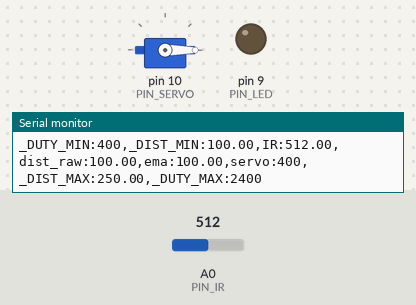
This sketch was run on a simulated Arduino Uno, built with avr-gcc and run on an emulated ATmega328P. Shown: servo, output pins drawn as LEDs (lit = HIGH), the last lines printed to the serial monitor. Inputs (shaded band) come from the test bench; at power-on: A0 (PIN_IR) = 512.

Above: at 1.2 s.
1.3 s: A0 (PIN_IR) set to 500
2.8 s: A0 (PIN_IR) set to 485
At 4.0 s:
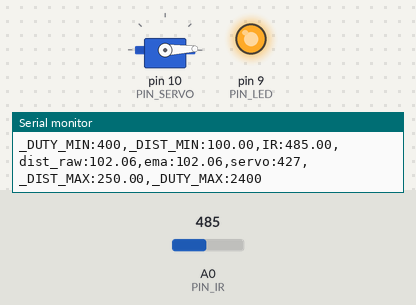
4.3 s: A0 (PIN_IR) set to 390
At 5.9 s:
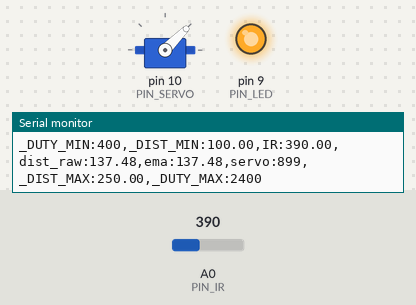
6.2 s: A0 (PIN_IR) set to 410
At 6.46 s:
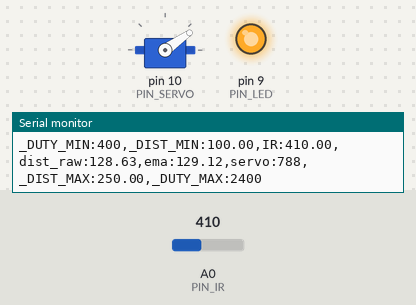
8.0 s: A0 (PIN_IR) set to 511
At 8.8 s:
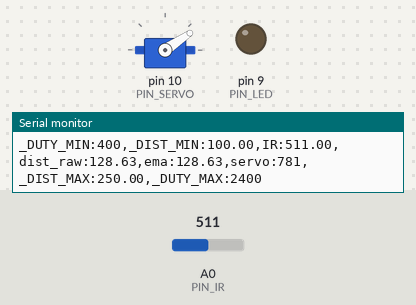
9.5 s: A0 (PIN_IR) set to 306
At 10.9 s:
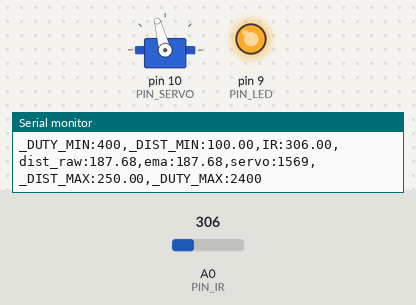
Timing chart, 0 to 12.4 s (numbered marks = the images above; inputs shaded):
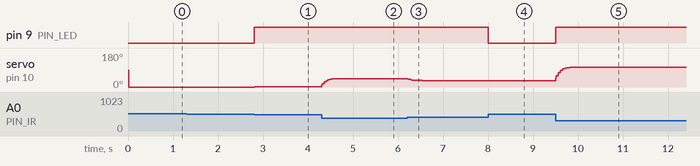

Measured:
- the behaviour switches between 493 and 492 on A0 (PIN_IR) (found by bisection; images 0 and 1)
- after the input at 2.8 s, pin 9 (PIN_LED): LOW → HIGH at once; servo on pin 10 (PIN_SERVO): 0° → 1° at once, → 2° 0.06 s later
- after the input at 4.3 s, servo on pin 10 (PIN_SERVO): moves from 2° to 45° over 0.40 s, starting at once
- after the input at 6.2 s, servo on pin 10 (PIN_SERVO): 45° → 35° at once, → 34° 0.34 s later
- after the input at 8.0 s, pin 9 (PIN_LED): HIGH → LOW at once
- after the input at 9.5 s, pin 9 (PIN_LED): LOW → HIGH at once; servo on pin 10 (PIN_SERVO): moves from 34° to 105° over 0.42 s, starting at once

The sketch:

17_example_3.ino
```cpp
#include <Servo.h>

// Arduino pin assignment
#define PIN_IR    0
#define PIN_LED   9
#define PIN_SERVO 10

#define _DUTY_MIN 400
#define _DUTY_NEU 1400
#define _DUTY_MAX 2400

#define _DIST_MIN 100.0
#define _DIST_MAX 250.0

#define EMA_ALPHA 0.2
#define LOOP_INTERVAL 20

Servo myservo;
unsigned long last_loop_time;

float dist_prev = _DIST_MIN;
float dist_ema = _DIST_MIN;

void setup()
{
  pinMode(PIN_LED, OUTPUT);

  // 서보 펄스 범위를 명시적으로 설정
  myservo.attach(PIN_SERVO, _DUTY_MIN, _DUTY_MAX);
  myservo.writeMicroseconds(_DUTY_NEU);

  Serial.begin(1000000);
}

void loop()
{
  unsigned long time_curr = millis();

  int duty;
  float a_value, dist_raw;

  // Loop interval: 20ms
  if (time_curr < last_loop_time + LOOP_INTERVAL)
    return;

  last_loop_time += LOOP_INTERVAL;

  // IR sensor reading
  a_value = analogRead(PIN_IR);

  // ADC 값이 9 이하이면 계산하지 않음
  if (a_value > 9.0)
  {
    dist_raw = ((6762.0 / (a_value - 9.0)) - 4.0) * 10.0;
  }
  else
  {
    dist_raw = -1.0;
  }

  // Range filter: 100mm ~ 250mm
  if (dist_raw >= _DIST_MIN && dist_raw <= _DIST_MAX)
  {
    dist_prev = dist_raw;
    digitalWrite(PIN_LED, HIGH);
  }
  else
  {
    dist_raw = dist_prev;
    digitalWrite(PIN_LED, LOW);
  }

  // EMA filter
  dist_ema =
      EMA_ALPHA * dist_raw
      + (1.0 - EMA_ALPHA) * dist_ema;

  // map() equivalent: distance -> servo duty
  duty = _DUTY_MIN
       + (dist_ema - _DIST_MIN)
       * (_DUTY_MAX - _DUTY_MIN)
       / (_DIST_MAX - _DIST_MIN);

  // Servo control
  myservo.writeMicroseconds(duty);

  // Serial Plotter output
  Serial.print("_DUTY_MIN:");
  Serial.print(_DUTY_MIN);

  Serial.print(",_DIST_MIN:");
  Serial.print(_DIST_MIN);

  Serial.print(",IR:");
  Serial.print(a_value);

  Serial.print(",dist_raw:");
  Serial.print(dist_raw);

  Serial.print(",ema:");
  Serial.print(dist_ema);

  Serial.print(",servo:");
  Serial.print(duty);

  Serial.print(",_DIST_MAX:");
  Serial.print(_DIST_MAX);

  Serial.print(",_DUTY_MAX:");
  Serial.print(_DUTY_MAX);

  Serial.println("");
}
```
